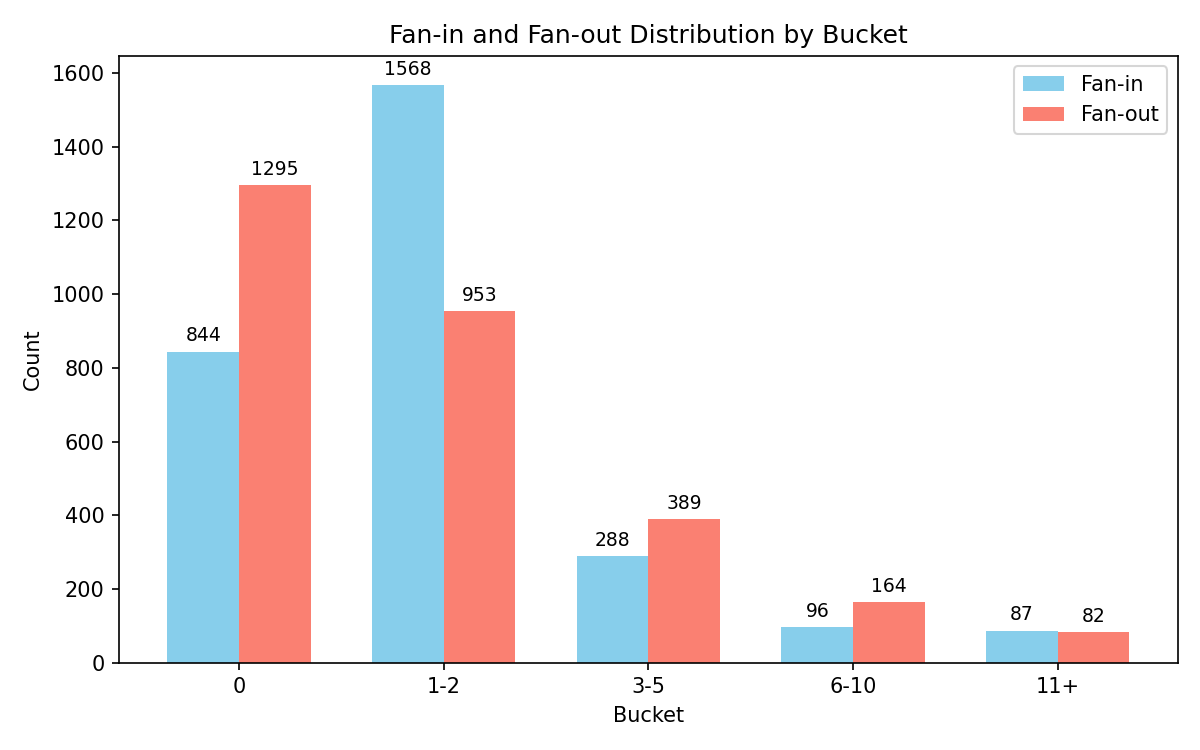

Here is the Python script that generated this plot:
import matplotlib.pyplot as plt
import numpy as np

# Data from the table
buckets = ['0', '1-2', '3-5', '6-10', '11+']
fan_in = [844, 1568, 288, 96, 87]
fan_out = [1295, 953, 389, 164, 82]

x = np.arange(len(buckets))  # the label locations
width = 0.35  # the width of the bars

fig, ax = plt.subplots(figsize=(8, 5))

# Create grouped bars
rects1 = ax.bar(x - width/2, fan_in, width, label='Fan-in', color='skyblue')
rects2 = ax.bar(x + width/2, fan_out, width, label='Fan-out', color='salmon')

# Add some text for labels, title and custom x-axis tick labels, etc.
ax.set_ylabel('Count')
ax.set_xlabel('Bucket')
ax.set_title('Fan-in and Fan-out Distribution by Bucket')
ax.set_xticks(x)
ax.set_xticklabels(buckets)
ax.legend()

# Optional: Add data labels on top of the bars
def autolabel(rects):
    for rect in rects:
        height = rect.get_height()
        ax.annotate(f'{height}',
                    xy=(rect.get_x() + rect.get_width() / 2, height),
                    xytext=(0, 3),  # 3 points vertical offset
                    textcoords="offset points",
                    ha='center', va='bottom', fontsize=9)

autolabel(rects1)
autolabel(rects2)

fig.tight_layout()

# Show the plot
fig.savefig("fandistribution.png", dpi=150)
plt.show()
